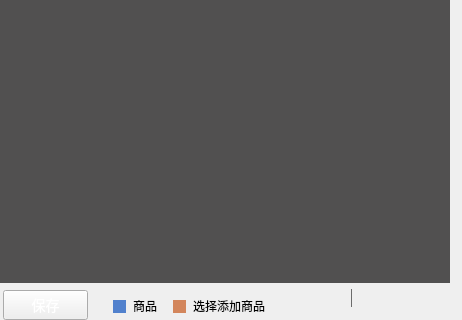
<?xml version="1.0" encoding="UTF-8"?>
<ui version="4.0">
 <class>GoodsChooseWidget</class>
 <widget class="QWidget" name="GoodsChooseWidget">
  <property name="geometry">
   <rect>
    <x>0</x>
    <y>0</y>
    <width>462</width>
    <height>320</height>
   </rect>
  </property>
  <property name="windowTitle">
   <string>Form</string>
  </property>
  <property name="styleSheet">
   <string notr="true"/>
  </property>
  <widget class="QPushButton" name="confirmButton">
   <property name="geometry">
    <rect>
     <x>3</x>
     <y>290</y>
     <width>85</width>
     <height>30</height>
    </rect>
   </property>
   <property name="styleSheet">
    <string notr="true">QPushButton{
border-image: url(:/kPosSetImage/goodsChoose/confirmSave.png);
color:#ffffff;
font-family:&quot;微软雅黑&quot;;
font-size:14px;
}

QPushButton:pressed{
border-image: url(:/kPosSetImage/goodsChoose/confirmSavePress.png);
}</string>
   </property>
   <property name="text">
    <string>保存</string>
   </property>
  </widget>
  <widget class="QLabel" name="goodsLabel">
   <property name="geometry">
    <rect>
     <x>113</x>
     <y>300</y>
     <width>13</width>
     <height>13</height>
    </rect>
   </property>
   <property name="styleSheet">
    <string notr="true">background-color:#5181cd;</string>
   </property>
   <property name="text">
    <string/>
   </property>
  </widget>
  <widget class="QLabel" name="selectAddLabel">
   <property name="geometry">
    <rect>
     <x>173</x>
     <y>300</y>
     <width>13</width>
     <height>13</height>
    </rect>
   </property>
   <property name="styleSheet">
    <string notr="true">background-color:#d3865c;</string>
   </property>
   <property name="text">
    <string/>
   </property>
  </widget>
  <widget class="QLabel" name="goodsContentLabel">
   <property name="geometry">
    <rect>
     <x>133</x>
     <y>300</y>
     <width>24</width>
     <height>12</height>
    </rect>
   </property>
   <property name="text">
    <string>商品</string>
   </property>
  </widget>
  <widget class="QLabel" name="selectAddContentLabel">
   <property name="geometry">
    <rect>
     <x>193</x>
     <y>300</y>
     <width>72</width>
     <height>12</height>
    </rect>
   </property>
   <property name="text">
    <string>选择添加商品</string>
   </property>
  </widget>
  <widget class="KPosUpArrowButton" name="upArrowButton" native="true">
   <property name="geometry">
    <rect>
     <x>273</x>
     <y>283</y>
     <width>71</width>
     <height>31</height>
    </rect>
   </property>
  </widget>
  <widget class="KPosDownArrowButton" name="downArrowButton" native="true">
   <property name="geometry">
    <rect>
     <x>360</x>
     <y>283</y>
     <width>101</width>
     <height>31</height>
    </rect>
   </property>
  </widget>
  <widget class="QWidget" name="widget_30" native="true">
   <property name="geometry">
    <rect>
     <x>351</x>
     <y>289</y>
     <width>1</width>
     <height>18</height>
    </rect>
   </property>
   <property name="minimumSize">
    <size>
     <width>1</width>
     <height>18</height>
    </size>
   </property>
   <property name="maximumSize">
    <size>
     <width>1</width>
     <height>18</height>
    </size>
   </property>
   <property name="styleSheet">
    <string notr="true">border: 1px solid #6c6c6c;</string>
   </property>
  </widget>
  <widget class="GoodsChooseListView" name="listView">
   <property name="geometry">
    <rect>
     <x>0</x>
     <y>0</y>
     <width>450</width>
     <height>283</height>
    </rect>
   </property>
   <property name="styleSheet">
    <string notr="true">QListView{
	border:none;
	background-color: rgb(81, 80, 80);
}</string>
   </property>
  </widget>
 </widget>
 <customwidgets>
  <customwidget>
   <class>KPosUpArrowButton</class>
   <extends>QWidget</extends>
   <header>KPosArrowButton.h</header>
   <container>1</container>
  </customwidget>
  <customwidget>
   <class>KPosDownArrowButton</class>
   <extends>QWidget</extends>
   <header>KPosArrowButton.h</header>
   <container>1</container>
  </customwidget>
  <customwidget>
   <class>GoodsChooseListView</class>
   <extends>QListView</extends>
   <header>GoodsChooseListView.h</header>
  </customwidget>
 </customwidgets>
 <resources/>
 <connections/>
</ui>
